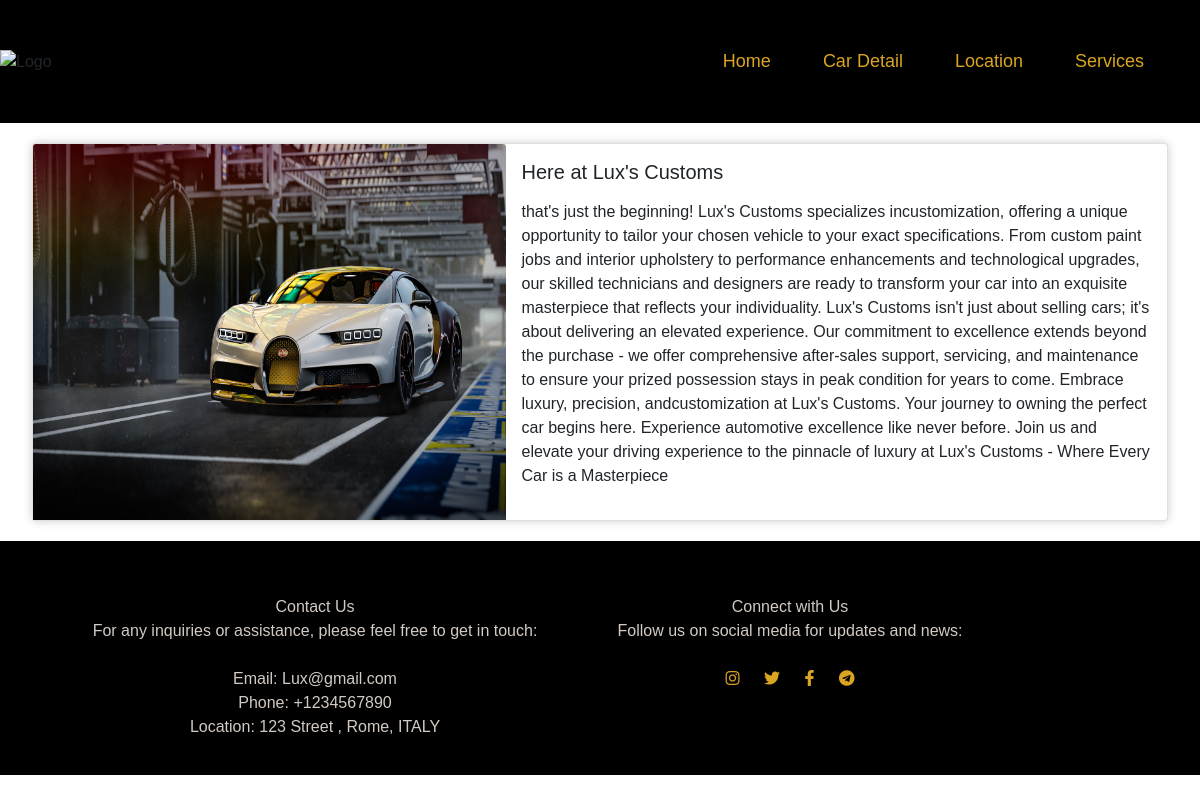
The page /about/ on the database its author committed.
### products/models.py (models this page shows, shortened)
class aboutt (models.Model):
    para = models.TextField()
    image= models.ImageField(null = True)
    h5 = models.CharField(max_length = 100)

### products/views.py (the view)
# urls.py: path('about/', about, name = 'about'),
def about(request):
   heads = aboutt.objects.all().first
   para = aboutt.objects.all().first
   img = aboutt.objects.all().first
   data = {
      'heads' : heads,
      'para' : para,
      'img': img
   }
   return render(request , 'about.html', data)

### products/templates/about.html (shortened to what this page needs)
{% load static %}
<!DOCTYPE html>
<html lang="en">
<head>
    <link rel="stylesheet" href="https://cdnjs.cloudflare.com/ajax/libs/font-awesome/5.15.4/css/all.min.css">
    <link href="https://cdn.jsdelivr.net/npm/bootstrap@5.0.2/dist/css/bootstrap.min.css" rel="stylesheet"
 />
    <link rel="stylesheet" href="{% static 'style.css' %}">
<body>
    <nav class="navbar">
        <div class="logo">
            <img src="{% static 'letter-l-icon-7.png'%}" alt="Logo">
        </div>
        <ul class="nav-links">
            <li><a href="{% url 'index' %} ">Home</a></li>
            <li><a href="{% url 'model' %} ">Car Detail</a></li>
            <li><a href="{% url 'contact' %} ">Location</a></li>
            <li><a href="{% url 'about' %} ">Services</a></li>
        </ul>
    </nav>
    <div class="sec-2">
        <div class="container-fluid">
            <div class="card">
                <div class="row g-0">
                    <div class="col-sm-5">
                        <img src="{{img.image.url}}" class="card-img-top h-100" alt="...">
                    </div>
                    <div class="col-sm-7">
                        <div class="card-body">
                            <h5 class="card-title">{{heads.h5}} </h5>
                            <p class="card-text"></p> {{para.para}} </p>
                        </div>
                    </div>
                </div>
            </div>
        </div>
    </div>
    <footer class="footer">
        <div class="container">
            <div class="row">
                <div class="col-md-6">
                    <p>
                        <br>
                        Contact Us <br>
                        For any inquiries or assistance, please feel free to get in touch: <br>
                        <br>
                        Email: Lux@gmail.com <br>
                        Phone: +1234567890 <br>
                        Location: 123 Street , Rome, ITALY
                    </p>
                </div>
                <div class="col-md-4">
                    <p>
                        <br>
                        Connect with Us <br>
                        Follow us on social media for updates and news: <br>
                        <br>
                        <span class="social-icons">
                            <a href="https://www.instagram.com/"><i class="fab fa-instagram"></i></a>
                            <a href="https://twitter.com/"><i class="fab fa-twitter"></i></a>
                            <a href="https://www.facebook.com/"><i class="fab fa-facebook-f"></i></a>
                            <a href="https://telegram.org/"><i class="fab fa-telegram"></i></a>
                        </span>
                    </p>
                </div>
            </div>
        </div>
    </footer>
</body>
</html>

### static/style.css (style rules this page uses)
* { margin: 0; padding: 0; font-family: Arial, Helvetica, sans-serif; }
.navbar { background-color: black; display: flex; justify-content: space-between; align-items: center; }
.logo img { max-width: 100px; }
.nav-links { list-style: none; display: flex; justify-content: center; margin: 20px; padding: 10px; }
.nav-links li { margin: 10px; font-size: large; }
.nav-links a { text-decoration: none; color: goldenrod; transition: color 0.3s, background-color 0.3s; padding: 8px 16px; }
.container-fluid { margin-bottom: 10px; }
.container { margin-top: 10px; }
footer { color: rgb(210, 202, 195); background-color: rgba(7, 15, 95, 0.838); margin: auto; margin-bottom: 0; padding: 0; }
.sec-2 { margin: 20px; }
.card { box-shadow: 0 0 10px rgba(0, 0, 0, 0.2); transition: box-shadow 0.3s ease; }
.footer { background-color: #000000; padding: 20px 0; text-align: center; }
.social-icons a { color: goldenrod; text-decoration: none; margin: 0 10px; }

### rows shown on the page
aboutt: image (picture), h5 "Here at Lux's Customs", para "that's just the beginning! Lux's Customs specializes incustomization, offering a unique opportunity to tailor your chosen vehicle to your exact specifications. From custom paint jobs and interior upholstery to performance enhancements and technological upgrades, our skilled technicians and designers are ready to transform your car into an exquisite masterpiece that reflects your individuality. Lux's Customs isn't just about selling cars; it's about delivering an elevated experience. Our commitment to excellence extends beyond the purchase - we offer comprehensive after-sales support, servicing, and maintenance to ensure your prized possession stays in peak condition for years to come.…"
